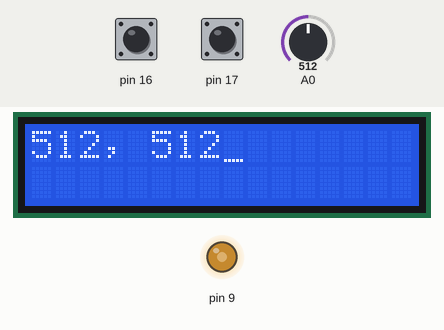
Simulated run of this program. Board: Arduino Uno, built with avr-gcc and run on an emulated ATmega328P. Shown: 16×2 character LCD, output pins drawn as LEDs (lit = HIGH). Wiring (inferred from the names in the program): character LCD (HD44780): RS pin 1; R/W pin 0; E pin 2; data pin 3, pin 4, pin 5, pin 6. The inputs (shaded band) are chosen by the test bench; at power-on: A0 = 512, pin 16 HIGH, pin 17 HIGH. Pins used as bus, display or sensor lines are not drawn.

Above: at 1.0 s.
1.1 s: A0 set to 306
At 2.7 s:
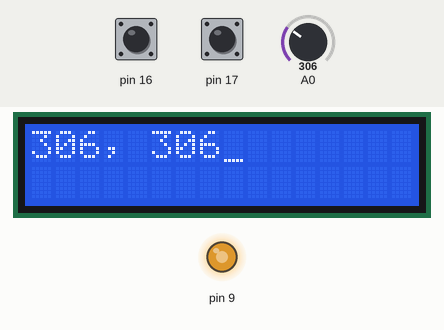
3.0 s: A0 set to 122
At 4.6 s:
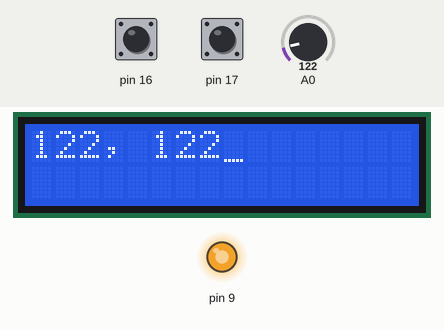
5.1 s: A0 set to 900
At 6.9 s:
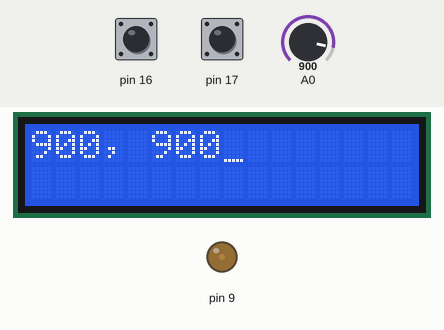
7.2 s: A0 set to 1023
At 8.9 s:
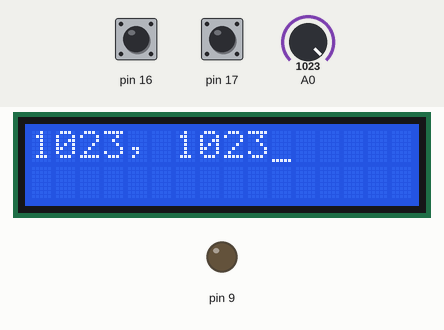
Timing chart, 0 to 10.3 s (numbered marks = the images above; inputs shaded):
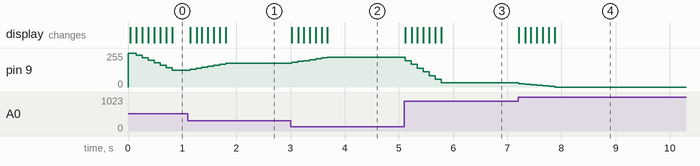

The program:

main.cpp
```cpp
/*
 * main.cpp
 *
 *  Created on: Nov 10, 2019
 *      Author: androiders
 */


#include <avr/io.h>
#include <util/delay.h>
#include <avr/interrupt.h>
#include "lcd.h"
#include "RotaryEncoder.h"
#include "Adc.h"
//#include "LowPassFilter.h"
//#include "Hysteresis.h"
#include "MovingAverage.h"

//int8_t lookup_table[] = {0,-1,1,0,1,0,0,-1,-1,0,0,1000000000000000000,,00,1,-1,0};
volatile int8_t enc_count = 0;
volatile bool change= false;

void toggle()
{
	PORTB ^= (1 << PINB1);
}

RotaryEncoder re(&PINC, PINC2, PINC3);

ISR(PCINT1_vect)
{
	re.calculate();
	change = true;
}

void setupTimer()
{

   // Set on match, clear on TOP
   TCCR1A  = ((1 << COM1A1) | (1 << COM1A0) | (1 << WGM10) | ( 1 << WGM11));

   // Phase Correct PWM, Fcpu speed
   TCCR1B  = (1 << CS10);
}

//ISR(PCINT0_vect)
//{
//
//	inc = PINC;
//	enc_val = enc_val << 2;
//    enc_val = enc_val | ((PINC & 0b00001100)>>2);
//
//    enc_count = enc_count + lookup_table[enc_val & 0x0F];
//    change = true;
//    //toggle();
//}

//ISR(PCINT2_vect)
//{
//
//	inc = PINC;
//	enc_val = enc_val << 2;
//    enc_val = enc_val | ((PINC & 0b00001100)>>2);
//
//    enc_count = enc_count + lookup_table[enc_val & 0x0F];
//    change = true;
//    //toggle();
//}


int main()
{
//	LowPassFilter lpf(4);
//	Hysteresis h(8);
	MovingAverage<7> ma5;
	Adc adc;
	adc.setVref(REFS0);
	adc.setPrescaler((1<<ADPS2)|(1<<ADPS1)|(1<<ADPS0));
	adc.enable();

	DDRB |= (1 << PINB1);
	//PORTB = 0xFF;

	DDRC = 0x00;
	PORTC = 0xFF;

	PCICR = (1 << PCIE1);// | (1 << PCIE0) | (1 << PCIE2);//enable PCIE0
	//PCMSK1 = (1 << PCINT10) | (1 << PCINT11);
	//PCMSK0 = 0xFF;
	PCMSK1 = 0x0C;
	//PCMSK2 = 0xFF;
	sei();

	setupTimer();

	lcd_init();
	lcd_on();
	//lcd_enable_autoscroll();
	//lcd_enable_blinking();
	lcd_set_cursor(0,0);
	//lcd_return_home();
	lcd_enable_cursor();
	lcd_set_left_to_right();
	lcd_clear();
	lcd_printf("Hejsan");

	while(true)
	{
//		toggle();
//		lcd_write('a');
		_delay_ms(100);

		//volatile uint16_t adval = h.getValue(adc.readOne(0x00));
//		volatile uint16_t adval = lpf.getValue(adc.readOne(0x00));
		volatile uint16_t adcVal = adc.readOne(0x00);
		volatile uint16_t adval = ma5.getValue(adcVal);
		lcd_return_home();
		lcd_clear();
		lcd_printf("%d, %d",adval,adcVal);

		OCR1A=adval;
//		if(change)
//		{
//			lcd_return_home();
//			lcd_clear();
//			uint16_t v = re.getValue();
//			//lcd_set_cursor(1,1);
//			//lcd_write(enc_count);
//			lcd_printf("%d",v);
//			lcd_set_cursor(1,1);
////			lcd_printf("%d",inc);
//			change = false;
//			toggle();
//		}

	}
	return 0;
}
```

Adc.cpp
```cpp
/*
 * Adc.cpp
 *
 *  Created on: Nov 25, 2019
 *      Author: androiders
 */

#include "Adc.h"

Adc::Adc() {
	// TODO Auto-generated constructor stub
	// Select Vref=AVcc
//	 ADMUX |= (1<<REFS0);
	 //set prescaller to 128 and enable ADC
//	 ADCSRA |= (1<<ADPS2)|(1<<ADPS1)|(1<<ADPS0)|(1<<ADEN);
}

void Adc::setVref(uint8_t bitName)
{
	ADMUX |= (1<<bitName);
}

void Adc::setPrescaler(uint8_t flags)
{
	//use safety mask!!
	//ADCSRA |= (1<<ADPS2)|(1<<ADPS1)|(1<<ADPS0)
	ADCSRA |= flags;
}

void Adc::enable()
{
	ADCSRA |= (1<<ADEN);
}

void Adc::setUseInterrupt()
{
	ADCSRA |= (1 << ADIE);
}

void Adc::clearUseInterrupt()
{
	ADCSRA &= ~(1 << ADIE);
}

uint16_t Adc::readOne(uint8_t ADCChannel)
{
	//select ADC channel with safety mask
	 ADMUX = (ADMUX & 0xF0) | (ADCChannel & 0x0F);
	 //single conversion mode
	 ADCSRA |= (1<<ADSC);
	 // wait until ADC conversion is complete
	 while( ADCSRA & (1<<ADSC) );
	 return ADC;
}

//void Adc::start()
//{
//	AD
//}

void Adc::startFreeRunning()
{

}
```

Adc.h
```cpp
/*
 * Adc.h
 *
 *  Created on: Nov 25, 2019
 *      Author: androiders
 */

#include <avr/io.h>

#pragma once


class Adc {
public:
	Adc();

	~Adc() = default;

	void setVref(uint8_t bitName);
	void setPrescaler(uint8_t flags);
	void enable();

	void setUseInterrupt();
	void clearUseInterrupt();

	uint16_t readOne(uint8_t ADCChannel);

//	void start();
	void startFreeRunning();
private:

//volatile uint8_t * m_port;
//uint8_t m_pin;

volatile uint16_t value;

};
```

Hysteresis.cpp
```cpp
/*
 * Hysteresis.cpp
 *
 *  Created on: Nov 29, 2019
 *      Author: androiders
 */

#include "Hysteresis.h"

Hysteresis::Hysteresis(uint16_t hystVal)
:m_hystValue(hystVal)
,m_currentVale(0)
{

}

uint16_t Hysteresis::getValue(uint16_t in)
{
	if(in > (m_currentVale + m_hystValue) || in < (m_currentVale - m_hystValue))
		m_currentVale = in;

	return m_currentVale;
}

void Hysteresis::setHysteresisValue(uint16_t hVal)
{
	m_hystValue = hVal;
}
```

Hysteresis.h
```cpp
/*
 * Hysteresis.h
 *
 *  Created on: Nov 29, 2019
 *      Author: androiders
 */

#include <avr/io.h>
#pragma once

class Hysteresis {
public:
	Hysteresis(uint16_t hystVal);
	~Hysteresis() = default;

	uint16_t getValue(uint16_t in);

	void setHysteresisValue(uint16_t hVal);
private:
	uint16_t m_hystValue;
	uint16_t m_currentVale;

};
```

LowPassFilter.cpp
```cpp
/*
 * LowPassFilter.cpp
 *
 *  Created on: Nov 29, 2019
 *      Author: androiders
 */

#include "LowPassFilter.h"

LowPassFilter::LowPassFilter(uint8_t filterConst)
:m_current(0)
,m_filterConst(filterConst)
{
}


uint16_t LowPassFilter::getValue(uint16_t in)
{
	m_current = (m_current >> 1) + (in >> 2);
	return m_current;

}
```

LowPassFilter.h
```cpp
/*
 * LowPassFilter.h
 *
 *  Created on: Nov 29, 2019
 *      Author: androiders
 */

#pragma once
#include <avr/io.h>

class LowPassFilter {
public:
	LowPassFilter(uint8_t filterConst);
	~LowPassFilter() = default;

	uint16_t getValue(uint16_t in);
private:

	uint16_t m_current;
	uint8_t m_filterConst;
};
```

MovingAverage.h
```cpp
#pragma once
#include <avr/io.h>

template<uint8_t N> class MovingAverage
{
public:
	MovingAverage()
	:m_samples{0}
	,m_currentPos(0)
	{}

	~MovingAverage() = default;

	uint16_t getValue(uint16_t nextSampleIn)
	{
		m_samples[m_currentPos] = nextSampleIn;
		updateCurrentPos();
		return calculateAvg();
	}
private:

	uint16_t calculateAvg() const
	{
		uint16_t sum = 0;
		for(uint8_t i = 0; i < N; ++i)
		{
			sum+=m_samples[i];
		}

		return sum / N;
	}

	void updateCurrentPos()
	{
		m_currentPos++;
		if(m_currentPos == N)
			m_currentPos=0;
	}

private:
	uint16_t m_samples[N]; //buffer of samples, used in a circular manner
	uint8_t m_currentPos;
};
```

RotaryEncoder.cpp
```cpp
/*
 * RotaryEncoder.cpp
 *
 *  Created on: Nov 20, 2019
 *      Author: androiders
 */

#include "RotaryEncoder.h"

int8_t RotaryEncoder::lookup_table[16] = {0,-1,1,0,1,0,0,-1,-1,0,0,1,0,1,-1,0};


RotaryEncoder::RotaryEncoder(volatile uint8_t * PINPORT, uint8_t pin0, uint8_t pin1)
:mInPort(PINPORT)
,mPin0(pin0)
,mPin1(pin1)
,mEncVal(0)
,mValue(0)
{
}

void RotaryEncoder::calculate()
{
	mEncVal = mEncVal << 2;
	uint8_t bitMask = (*mInPort) & ((1 << mPin0) | (1 << mPin1));
	mEncVal = mEncVal | (bitMask >>2);
	mValue = mValue + lookup_table[mEncVal & 0x0F];
}

uint16_t RotaryEncoder::getValue() const
{
	return mValue;
}
```

RotaryEncoder.h
```cpp
/*
 * RotaryEncoder.h
 *
 *  Created on: Nov 20, 2019
 *      Author: androiders
 */

#include <avr/io.h>

#pragma once

class RotaryEncoder
{
public:
	RotaryEncoder(volatile uint8_t * PORT, uint8_t pin0, uint8_t pin1);
	~RotaryEncoder() = default;

	//can be called from ISR
	void calculate();
	uint16_t getValue() const;
private:

	volatile uint8_t* mInPort;
	uint8_t mPin0;
	uint8_t mPin1;
	volatile int8_t mEncVal;
	volatile uint16_t mValue;

	static int8_t lookup_table[16];// = {0,-1,1,0,1,0,0,-1,-1,0,0,1,0,1,-1,0};
};
```

lcd.cpp
```cpp
#include "lcd.h"

#include <stdarg.h>
#include <stdio.h>
#include <util/delay.h>

void lcd_send(uint8_t value, uint8_t mode);
void lcd_write_nibble(uint8_t nibble);

static uint8_t lcd_displayparams;
static char lcd_buffer[LCD_COL_COUNT + 1];

void lcd_command(uint8_t command) {
  lcd_send(command, 0);
}

void lcd_write(uint8_t value) {
  lcd_send(value, 1);
}

void lcd_send(uint8_t value, uint8_t mode) {
  if (mode) {
    LCD_PORT = LCD_PORT | (1 << LCD_RS);
  } else {
    LCD_PORT = LCD_PORT & ~(1 << LCD_RS);
  }

  LCD_PORT = LCD_PORT & ~(1 << LCD_RW);

  lcd_write_nibble(value >> 4);
  lcd_write_nibble(value);
}

void lcd_write_nibble(uint8_t nibble) {
  LCD_PORT = (LCD_PORT & 0xff & ~(0x0f << LCD_D0)) | ((nibble & 0x0f) << LCD_D0);

  LCD_PORT = LCD_PORT & ~(1 << LCD_EN);
  LCD_PORT = LCD_PORT | (1 << LCD_EN);
  LCD_PORT = LCD_PORT & ~(1 << LCD_EN);
  _delay_ms(0.3);																// If delay less than this value, the data is not correctly displayed
}

void lcd_init(void) {
  // Configure pins as output
  LCD_DDR = LCD_DDR
    | (1 << LCD_RS)
    | (1 << LCD_RW)
    | (1 << LCD_EN)
    | (1 << LCD_D0)
    | (1 << LCD_D1)
    | (1 << LCD_D2)
    | (1 << LCD_D3);

  // Wait for LCD to become ready (docs say 15ms+)
  _delay_ms(15);

  LCD_PORT = LCD_PORT
    & ~(1 << LCD_EN)
    & ~(1 << LCD_RS)
    & ~(1 << LCD_RW);

  _delay_ms(4.1);

  lcd_write_nibble(0x03); // Switch to 4 bit mode
  _delay_ms(4.1);

  lcd_write_nibble(0x03); // 2nd time
  _delay_ms(4.1);

  lcd_write_nibble(0x03); // 3rd time
  _delay_ms(4.1);

  lcd_write_nibble(0x02); // Set 8-bit mode (?)

  lcd_command(LCD_FUNCTIONSET | LCD_4BITMODE | LCD_2LINE | LCD_5x8DOTS);

  lcd_displayparams = LCD_CURSOROFF | LCD_BLINKOFF;
  lcd_command(LCD_DISPLAYCONTROL | lcd_displayparams);
}

void lcd_on(void) {
  lcd_displayparams |= LCD_DISPLAYON;
  lcd_command(LCD_DISPLAYCONTROL | lcd_displayparams);
}

void lcd_off(void) {
  lcd_displayparams &= ~LCD_DISPLAYON;
  lcd_command(LCD_DISPLAYCONTROL | lcd_displayparams);
}

void lcd_clear(void) {
  lcd_command(LCD_CLEARDISPLAY);
  _delay_ms(2);
}

void lcd_return_home(void) {
  lcd_command(LCD_RETURNHOME);
  _delay_ms(2);
}

void lcd_enable_blinking(void) {
  lcd_displayparams |= LCD_BLINKON;
  lcd_command(LCD_DISPLAYCONTROL | lcd_displayparams);
}

void lcd_disable_blinking(void) {
  lcd_displayparams &= ~LCD_BLINKON;
  lcd_command(LCD_DISPLAYCONTROL | lcd_displayparams);
}

void lcd_enable_cursor(void) {
  lcd_displayparams |= LCD_CURSORON;
  lcd_command(LCD_DISPLAYCONTROL | lcd_displayparams);
}

void lcd_disable_cursor(void) {
  lcd_displayparams &= ~LCD_CURSORON;
  lcd_command(LCD_DISPLAYCONTROL | lcd_displayparams);
}

void lcd_scroll_left(void) {
  lcd_command(LCD_CURSORSHIFT | LCD_DISPLAYMOVE | LCD_MOVELEFT);
}

void lcd_scroll_right(void) {
  lcd_command(LCD_CURSORSHIFT | LCD_DISPLAYMOVE | LCD_MOVERIGHT);
}

void lcd_set_left_to_right(void) {
  lcd_displayparams |= LCD_ENTRYLEFT;
  lcd_command(LCD_ENTRYMODESET | lcd_displayparams);
}

void lcd_set_right_to_left(void) {
  lcd_displayparams &= ~LCD_ENTRYLEFT;
  lcd_command(LCD_ENTRYMODESET | lcd_displayparams);
}

void lcd_enable_autoscroll(void) {
  lcd_displayparams |= LCD_ENTRYSHIFTINCREMENT;
  lcd_command(LCD_ENTRYMODESET | lcd_displayparams);
}

void lcd_disable_autoscroll(void) {
  lcd_displayparams &= ~LCD_ENTRYSHIFTINCREMENT;
  lcd_command(LCD_ENTRYMODESET | lcd_displayparams);
}

void lcd_create_char(uint8_t location, uint8_t *charmap) {
  lcd_command(LCD_SETCGRAMADDR | ((location & 0x7) << 3));
  for (int i = 0; i < 8; i++) {
    lcd_write(charmap[i]);
  }
}

void lcd_set_cursor(uint8_t col, uint8_t row) {
  static uint8_t offsets[] = { 0x00, 0x40, 0x14, 0x54 };

  if (row > 1) {
    row = 1;
  }

  lcd_command(LCD_SETDDRAMADDR | (col + offsets[row]));
}

void lcd_puts(char *string) {
  for (char *it = string; *it; it++) {
    lcd_write(*it);
  }
}

void lcd_printf(char *format, ...) {
  va_list args;

  va_start(args, format);
  vsnprintf(lcd_buffer, LCD_COL_COUNT + 1, format, args);
  va_end(args);

  lcd_puts(lcd_buffer);
}
```

lcd.h
```cpp
#pragma once

#include <avr/io.h>

// Edit these
#define LCD_DDR  DDRD
#define LCD_PORT PORTD

#define LCD_RS 1
#define LCD_RW 0
#define LCD_EN 2
#define LCD_D0 3
#define LCD_D1 4
#define LCD_D2 5
#define LCD_D3 6

#define LCD_COL_COUNT 16
#define LCD_ROW_COUNT 2

// The rest should be left alone
#define LCD_CLEARDISPLAY   0x01
#define LCD_RETURNHOME     0x02
#define LCD_ENTRYMODESET   0x04
#define LCD_DISPLAYCONTROL 0x08
#define LCD_CURSORSHIFT    0x10
#define LCD_FUNCTIONSET    0x20
#define LCD_SETCGRAMADDR   0x40
#define LCD_SETDDRAMADDR   0x80

#define LCD_ENTRYRIGHT          0x00
#define LCD_ENTRYLEFT           0x02
#define LCD_ENTRYSHIFTINCREMENT 0x01
#define LCD_ENTRYSHIFTDECREMENT 0x00

#define LCD_DISPLAYON  0x04
#define LCD_DISPLAYOFF 0x00
#define LCD_CURSORON   0x02
#define LCD_CURSOROFF  0x00
#define LCD_BLINKON    0x01
#define LCD_BLINKOFF   0x00

#define LCD_DISPLAYMOVE 0x08
#define LCD_CURSORMOVE  0x00
#define LCD_MOVERIGHT   0x04
#define LCD_MOVELEFT    0x00

#define LCD_8BITMODE 0x10
#define LCD_4BITMODE 0x00
#define LCD_2LINE    0x08
#define LCD_1LINE    0x00
#define LCD_5x10DOTS 0x04
#define LCD_5x8DOTS  0x00

void lcd_init(void);

void lcd_command(uint8_t command);
void lcd_write(uint8_t value);

void lcd_on(void);
void lcd_off(void);

void lcd_clear(void);
void lcd_return_home(void);

void lcd_enable_blinking(void);
void lcd_disable_blinking(void);

void lcd_enable_cursor(void);
void lcd_disable_cursor(void);

void lcd_scroll_left(void);
void lcd_scroll_right(void);

void lcd_set_left_to_right(void);
void lcd_set_right_to_left(void);

void lcd_enable_autoscroll(void);
void lcd_disable_autoscroll(void);

void lcd_create_char(uint8_t location, uint8_t *charmap);

void lcd_set_cursor(uint8_t col, uint8_t row);

void lcd_puts(char *string);
void lcd_printf(char *format, ...);
```

Measured:
- after the input at 1.1 s, pin 9: moves from 127/255 to 179/255 over 0.66 s, starting after 0.05 s; the display: first changes after 0.05 s (image 1 shows a later state)
- after the input at 3.0 s, pin 9: moves from 179/255 to 225/255 over 0.66 s, starting at once; the display: first changes at once (image 2 shows a later state)
- after the input at 5.1 s, pin 9: moves from 225/255 to 31/255 over 0.66 s, starting at once; the display: first changes at once (image 3 shows a later state)
- after the input at 7.2 s, pin 9: moves from 31/255 to 0/255 over 0.67 s, starting at once; the display: first changes at once (image 4 shows a later state)
